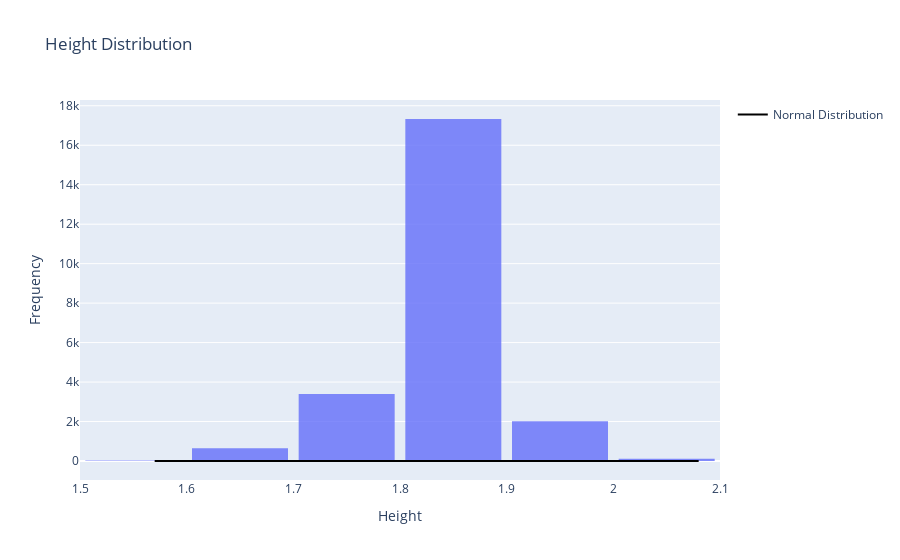

Notebook code for this chart:
### Markdown cell above
Step 5: Distribution Plot

### Code cell
# Fit a normal distribution to the data
mu, std = norm.fit(cleaned_player_info)

# Create histogram using Plotly
fig = px.histogram(cleaned_player_info,  x=cleaned_player_info, nbins=10, opacity=0.8, histnorm='density', title='Height Distribution')

# Create a normal distribution line
xmin, xmax = min(cleaned_player_info), max(cleaned_player_info)
x = np.linspace(xmin, xmax, 100)
p = norm.pdf(x, mu, std)

# Add the normal distribution line to the Plotly figure
fig.add_trace(go.Scatter(x=x, y=p, mode='lines', name='Normal Distribution', line=dict(color='black', width=2)))

# Customize the layout
fig.update_layout( xaxis_title='Height', yaxis_title='Frequency',bargap=0.1)

# Show the chart
fig.show()

### Figure 1 — Plotly figure (JSON) as saved in the notebook; plotly's stock layout.template omitted (floating-point values rounded to 4 significant figures; data arrays with more than 128 entries replaced by an {"elided": "..."} marker saying what was removed)
{"data": [{"alignmentgroup": "True", "bingroup": "x", "histnorm": "density", "hovertemplate": "x=%{x}<br>density=%{y}<extra></extra>", "legendgroup": "", "marker": {"color": "#636efa", "opacity": 0.8, "pattern": {"shape": ""}}, "name": "", "nbinsx": 10, "offsetgroup": "", "orientation": "v", "showlegend": false, "type": "histogram", "x": {"elided": "2352 float values"}, "xaxis": "x", "yaxis": "y"}, {"line": {"color": "black", "width": 2}, "mode": "lines", "name": "Normal Distribution", "type": "scatter", "x": [1.57, 1.575, 1.58, 1.585, 1.591, 1.596, 1.601, 1.606, 1.611, 1.616, 1.622, 1.627, 1.632, 1.637, 1.642, 1.647, 1.652, 1.658, 1.663, 1.668, 1.673, 1.678, 1.683, 1.688, 1.694, 1.699, 1.704, 1.709, 1.714, 1.719, 1.725, 1.73, 1.735, 1.74, 1.745, 1.75, 1.755, 1.761, 1.766, 1.771, 1.776, 1.781, 1.786, 1.792, 1.797, 1.802, 1.807, 1.812, 1.817, 1.822, 1.828, 1.833, 1.838, 1.843, 1.848, 1.853, 1.858, 1.864, 1.869, 1.874, 1.879, 1.884, 1.889, 1.895, 1.9, 1.905, 1.91, 1.915, 1.92, 1.925, 1.931, 1.936, 1.941, 1.946, 1.951, 1.956, 1.962, 1.967, 1.972, 1.977, 1.982, 1.987, 1.992, 1.998, 2.003, 2.008, 2.013, 2.018, 2.023, 2.028, 2.034, 2.039, 2.044, 2.049, 2.054, 2.059, 2.065, 2.07, 2.075, 2.08], "y": [0.0003959, 0.0005852, 0.0008582, 0.001249, 0.001802, 0.00258, 0.003665, 0.005164, 0.007219, 0.01001, 0.01377, 0.0188, 0.02545, 0.03419, 0.04556, 0.06023, 0.07898, 0.1028, 0.1326, 0.1698, 0.2157, 0.2719, 0.3399, 0.4215, 0.5186, 0.633, 0.7665, 0.9208, 1.097, 1.297, 1.522, 1.77, 2.044, 2.34, 2.658, 2.996, 3.35, 3.715, 4.088, 4.462, 4.832, 5.191, 5.533, 5.85, 6.136, 6.385, 6.591, 6.749, 6.857, 6.911, 6.91, 6.854, 6.745, 6.584, 6.377, 6.126, 5.839, 5.521, 5.179, 4.82, 4.449, 4.075, 3.702, 3.337, 2.984, 2.647, 2.329, 2.034, 1.761, 1.513, 1.29, 1.091, 0.9151, 0.7616, 0.6287, 0.515, 0.4184, 0.3373, 0.2697, 0.214, 0.1684, 0.1315, 0.1018, 0.07826, 0.05965, 0.04511, 0.03384, 0.02519, 0.0186, 0.01362, 0.009899, 0.007136, 0.005104, 0.003621, 0.002548, 0.001779, 0.001233, 0.000847, 0.0005774, 0.0003905]}], "layout": {"bargap": 0.1, "barmode": "relative", "legend": {"tracegroupgap": 0}, "title": {"text": "Height Distribution"}, "xaxis": {"anchor": "y", "domain": [0, 1], "title": {"text": "Height"}}, "yaxis": {"anchor": "x", "domain": [0, 1], "title": {"text": "Frequency"}}}}
